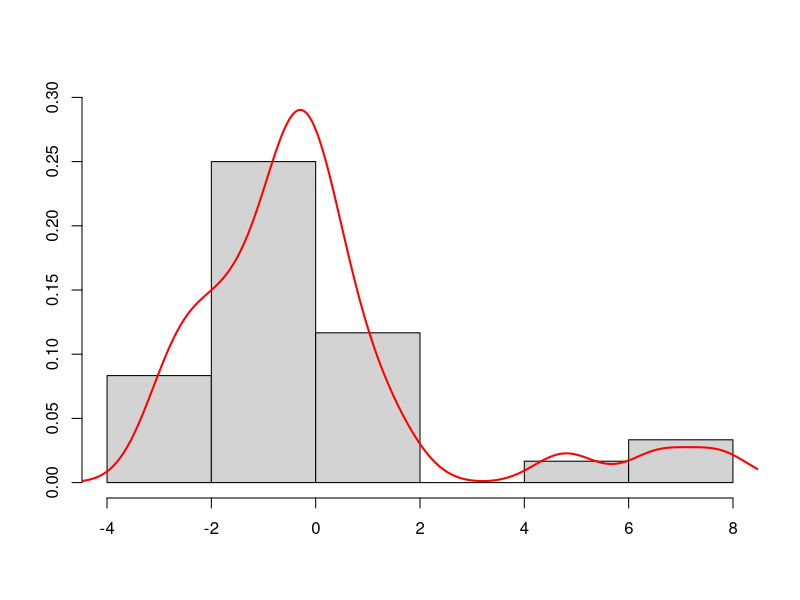

R code for this plot:
## generacion de los datos

set.seed(12345678)

df <- data.frame(x1=rnorm(30),
                 x2=rnorm(30),
                 x3=rnorm(30))
                 
df$y = 1.56 * df$x1 - 0.53 * df$x2 + 0.1 * rnorm(30)

df$y[1]  = 8.96
df$y[29] = 9.52
df$y[30] = 9.36

for(i in 1:30)
{
	cat(sprintf("      %2d   %5.2f   %5.2f   %5.2f   %5.2f\n", i, df$x1[i], df$x2[i], df$x3[i], df$y[i]))	
} 


##
## regresion simple
##
m = lm(y ~ ., data = df)
summary(m)

hist(m$residuals, freq=FALSE, ylim=c(0, 0.3), main='', xlab='', ylab='')
lines(density(m$residuals), col='red', lwd = 2)

str(m)

## ridge regression
library(MASS)
m = lm.ridge(y ~ ., data = df)
print(m)

m = lm.ridge(y ~ ., data = df, lambda = seq(0, 0.5, 0.01))
print(m)
